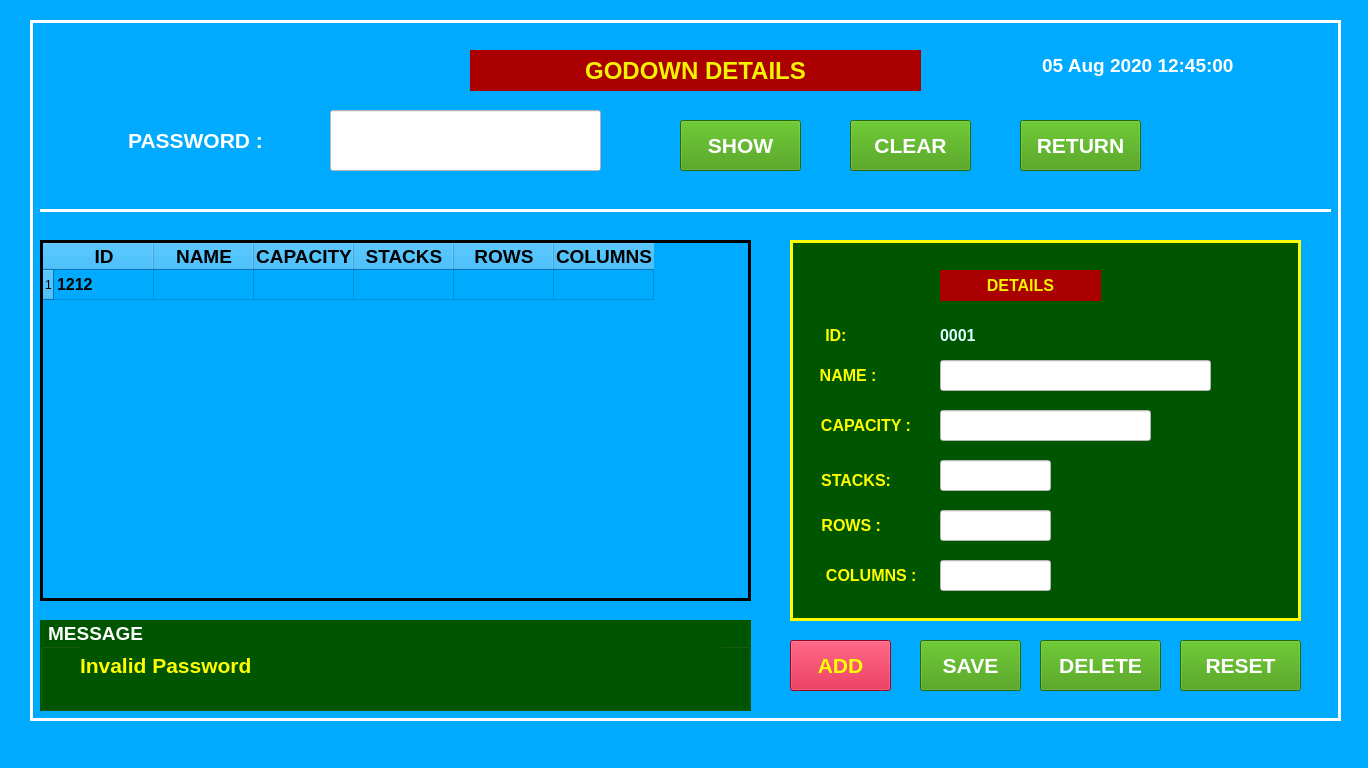
<?xml version="1.0" encoding="UTF-8"?>
<ui version="4.0">
 <class>MainWindow</class>
 <widget class="QMainWindow" name="MainWindow">
  <property name="geometry">
   <rect>
    <x>0</x>
    <y>0</y>
    <width>1368</width>
    <height>768</height>
   </rect>
  </property>
  <property name="baseSize">
   <size>
    <width>0</width>
    <height>0</height>
   </size>
  </property>
  <property name="windowTitle">
   <string>MainWindow</string>
  </property>
  <property name="styleSheet">
   <string notr="true">background-color: rgb(0, 170, 255);
border-color: rgb(255, 255, 255);</string>
  </property>
  <widget class="QWidget" name="centralwidget">
   <widget class="QFrame" name="frame">
    <property name="geometry">
     <rect>
      <x>30</x>
      <y>20</y>
      <width>1311</width>
      <height>701</height>
     </rect>
    </property>
    <property name="font">
     <font>
      <pointsize>10</pointsize>
     </font>
    </property>
    <property name="styleSheet">
     <string notr="true">background-color: rgb(0, 170, 255);
color: rgb(255, 255, 255);</string>
    </property>
    <property name="frameShape">
     <enum>QFrame::Box</enum>
    </property>
    <property name="frameShadow">
     <enum>QFrame::Plain</enum>
    </property>
    <property name="lineWidth">
     <number>3</number>
    </property>
    <widget class="QLabel" name="label_20">
     <property name="geometry">
      <rect>
       <x>980</x>
       <y>30</y>
       <width>261</width>
       <height>31</height>
      </rect>
     </property>
     <property name="font">
      <font>
       <family>MS Shell Dlg 2</family>
       <pointsize>14</pointsize>
       <weight>75</weight>
       <bold>true</bold>
       <underline>false</underline>
      </font>
     </property>
     <property name="styleSheet">
      <string notr="true">color: rgb(255, 255, 255);</string>
     </property>
     <property name="text">
      <string>05 Aug 2020 12:45:00 </string>
     </property>
     <property name="alignment">
      <set>Qt::AlignCenter</set>
     </property>
    </widget>
    <widget class="QPushButton" name="pushButton_9">
     <property name="geometry">
      <rect>
       <x>990</x>
       <y>100</y>
       <width>121</width>
       <height>51</height>
      </rect>
     </property>
     <property name="font">
      <font>
       <family>Arial</family>
       <pointsize>16</pointsize>
       <weight>75</weight>
       <bold>true</bold>
      </font>
     </property>
     <property name="styleSheet">
      <string notr="true">color: rgb(255, 255, 255);
background-color: rgb(58, 150, 4);</string>
     </property>
     <property name="text">
      <string>RETURN</string>
     </property>
    </widget>
    <widget class="QGroupBox" name="groupBox_7">
     <property name="geometry">
      <rect>
       <x>10</x>
       <y>600</y>
       <width>711</width>
       <height>91</height>
      </rect>
     </property>
     <property name="font">
      <font>
       <family>Arial</family>
       <pointsize>14</pointsize>
       <weight>75</weight>
       <bold>true</bold>
      </font>
     </property>
     <property name="styleSheet">
      <string notr="true">background-color: rgb(0, 85, 0);
color: rgb(255, 255, 255);</string>
     </property>
     <property name="title">
      <string> MESSAGE</string>
     </property>
     <widget class="QLabel" name="label_44">
      <property name="geometry">
       <rect>
        <x>40</x>
        <y>20</y>
        <width>641</width>
        <height>51</height>
       </rect>
      </property>
      <property name="font">
       <font>
        <pointsize>16</pointsize>
        <weight>75</weight>
        <bold>true</bold>
       </font>
      </property>
      <property name="styleSheet">
       <string notr="true">color: rgb(255, 255, 0);</string>
      </property>
      <property name="text">
       <string>Invalid Password</string>
      </property>
      <property name="alignment">
       <set>Qt::AlignLeading|Qt::AlignLeft|Qt::AlignVCenter</set>
      </property>
     </widget>
    </widget>
    <widget class="QLineEdit" name="lineEdit">
     <property name="geometry">
      <rect>
       <x>300</x>
       <y>90</y>
       <width>271</width>
       <height>61</height>
      </rect>
     </property>
     <property name="font">
      <font>
       <family>Arial</family>
       <pointsize>16</pointsize>
       <weight>75</weight>
       <bold>true</bold>
      </font>
     </property>
     <property name="styleSheet">
      <string notr="true">background-color: rgb(255, 255, 255);</string>
     </property>
     <property name="text">
      <string/>
     </property>
    </widget>
    <widget class="QLabel" name="label_2">
     <property name="geometry">
      <rect>
       <x>70</x>
       <y>90</y>
       <width>191</width>
       <height>61</height>
      </rect>
     </property>
     <property name="font">
      <font>
       <family>Arial</family>
       <pointsize>16</pointsize>
       <weight>75</weight>
       <bold>true</bold>
      </font>
     </property>
     <property name="text">
      <string>PASSWORD :</string>
     </property>
     <property name="alignment">
      <set>Qt::AlignCenter</set>
     </property>
    </widget>
    <widget class="QPushButton" name="pushButton_10">
     <property name="geometry">
      <rect>
       <x>650</x>
       <y>100</y>
       <width>121</width>
       <height>51</height>
      </rect>
     </property>
     <property name="font">
      <font>
       <family>Arial</family>
       <pointsize>16</pointsize>
       <weight>75</weight>
       <bold>true</bold>
      </font>
     </property>
     <property name="styleSheet">
      <string notr="true">color: rgb(255, 255, 255);
background-color: rgb(58, 150, 4);</string>
     </property>
     <property name="text">
      <string>SHOW</string>
     </property>
    </widget>
    <widget class="QPushButton" name="pushButton_11">
     <property name="geometry">
      <rect>
       <x>820</x>
       <y>100</y>
       <width>121</width>
       <height>51</height>
      </rect>
     </property>
     <property name="font">
      <font>
       <family>Arial</family>
       <pointsize>16</pointsize>
       <weight>75</weight>
       <bold>true</bold>
      </font>
     </property>
     <property name="styleSheet">
      <string notr="true">color: rgb(255, 255, 255);
background-color: rgb(58, 150, 4);</string>
     </property>
     <property name="text">
      <string>CLEAR</string>
     </property>
    </widget>
    <widget class="Line" name="line">
     <property name="geometry">
      <rect>
       <x>10</x>
       <y>180</y>
       <width>1291</width>
       <height>20</height>
      </rect>
     </property>
     <property name="frameShadow">
      <enum>QFrame::Plain</enum>
     </property>
     <property name="lineWidth">
      <number>3</number>
     </property>
     <property name="orientation">
      <enum>Qt::Horizontal</enum>
     </property>
    </widget>
    <widget class="QPushButton" name="pushButton_12">
     <property name="geometry">
      <rect>
       <x>760</x>
       <y>620</y>
       <width>101</width>
       <height>51</height>
      </rect>
     </property>
     <property name="font">
      <font>
       <family>Arial</family>
       <pointsize>16</pointsize>
       <weight>75</weight>
       <bold>true</bold>
      </font>
     </property>
     <property name="styleSheet">
      <string notr="true">background-color: rgb(209, 8, 45);
color: rgb(255, 255, 0);</string>
     </property>
     <property name="text">
      <string>ADD</string>
     </property>
    </widget>
    <widget class="QLabel" name="label_9">
     <property name="geometry">
      <rect>
       <x>440</x>
       <y>30</y>
       <width>451</width>
       <height>41</height>
      </rect>
     </property>
     <property name="font">
      <font>
       <family>Arial</family>
       <pointsize>18</pointsize>
       <weight>75</weight>
       <bold>true</bold>
      </font>
     </property>
     <property name="styleSheet">
      <string notr="true">color: rgb(244, 244, 0);
background-color: rgb(170, 0, 0);</string>
     </property>
     <property name="text">
      <string>GODOWN DETAILS</string>
     </property>
     <property name="alignment">
      <set>Qt::AlignCenter</set>
     </property>
    </widget>
    <widget class="QPushButton" name="pushButton_13">
     <property name="geometry">
      <rect>
       <x>890</x>
       <y>620</y>
       <width>101</width>
       <height>51</height>
      </rect>
     </property>
     <property name="font">
      <font>
       <family>Arial</family>
       <pointsize>16</pointsize>
       <weight>75</weight>
       <bold>true</bold>
      </font>
     </property>
     <property name="styleSheet">
      <string notr="true">color: rgb(255, 255, 255);
background-color: rgb(58, 150, 4);</string>
     </property>
     <property name="text">
      <string>SAVE</string>
     </property>
    </widget>
    <widget class="QFrame" name="frame_5">
     <property name="geometry">
      <rect>
       <x>760</x>
       <y>220</y>
       <width>511</width>
       <height>381</height>
      </rect>
     </property>
     <property name="styleSheet">
      <string notr="true">color: rgb(255, 255, 0);
background-color: rgb(0, 85, 0);</string>
     </property>
     <property name="frameShape">
      <enum>QFrame::Box</enum>
     </property>
     <property name="frameShadow">
      <enum>QFrame::Plain</enum>
     </property>
     <property name="lineWidth">
      <number>3</number>
     </property>
     <widget class="QLabel" name="label_7">
      <property name="geometry">
       <rect>
        <x>30</x>
        <y>80</y>
        <width>31</width>
        <height>31</height>
       </rect>
      </property>
      <property name="font">
       <font>
        <family>Arial</family>
        <pointsize>12</pointsize>
        <weight>75</weight>
        <bold>true</bold>
       </font>
      </property>
      <property name="styleSheet">
       <string notr="true">color: rgb(255, 255, 0);</string>
      </property>
      <property name="text">
       <string>ID: </string>
      </property>
      <property name="alignment">
       <set>Qt::AlignRight|Qt::AlignTrailing|Qt::AlignVCenter</set>
      </property>
     </widget>
     <widget class="QLabel" name="label_8">
      <property name="geometry">
       <rect>
        <x>20</x>
        <y>120</y>
        <width>71</width>
        <height>31</height>
       </rect>
      </property>
      <property name="font">
       <font>
        <family>Arial</family>
        <pointsize>12</pointsize>
        <weight>75</weight>
        <bold>true</bold>
       </font>
      </property>
      <property name="styleSheet">
       <string notr="true">color: rgb(255, 255, 0);</string>
      </property>
      <property name="text">
       <string>NAME : </string>
      </property>
      <property name="alignment">
       <set>Qt::AlignRight|Qt::AlignTrailing|Qt::AlignVCenter</set>
      </property>
     </widget>
     <widget class="QLabel" name="label_10">
      <property name="geometry">
       <rect>
        <x>30</x>
        <y>170</y>
        <width>91</width>
        <height>31</height>
       </rect>
      </property>
      <property name="font">
       <font>
        <family>Arial</family>
        <pointsize>12</pointsize>
        <weight>75</weight>
        <bold>true</bold>
       </font>
      </property>
      <property name="styleSheet">
       <string notr="true">color: rgb(255, 255, 0);</string>
      </property>
      <property name="text">
       <string>CAPACITY :</string>
      </property>
      <property name="alignment">
       <set>Qt::AlignRight|Qt::AlignTrailing|Qt::AlignVCenter</set>
      </property>
     </widget>
     <widget class="QLabel" name="label_12">
      <property name="geometry">
       <rect>
        <x>30</x>
        <y>270</y>
        <width>61</width>
        <height>31</height>
       </rect>
      </property>
      <property name="font">
       <font>
        <family>Arial</family>
        <pointsize>12</pointsize>
        <weight>75</weight>
        <bold>true</bold>
       </font>
      </property>
      <property name="styleSheet">
       <string notr="true">color: rgb(255, 255, 0);</string>
      </property>
      <property name="text">
       <string>ROWS :</string>
      </property>
      <property name="alignment">
       <set>Qt::AlignRight|Qt::AlignTrailing|Qt::AlignVCenter</set>
      </property>
     </widget>
     <widget class="QLabel" name="label_11">
      <property name="geometry">
       <rect>
        <x>30</x>
        <y>220</y>
        <width>71</width>
        <height>41</height>
       </rect>
      </property>
      <property name="font">
       <font>
        <family>Arial</family>
        <pointsize>12</pointsize>
        <weight>75</weight>
        <bold>true</bold>
       </font>
      </property>
      <property name="styleSheet">
       <string notr="true">color: rgb(255, 255, 0);</string>
      </property>
      <property name="text">
       <string>STACKS:</string>
      </property>
      <property name="alignment">
       <set>Qt::AlignRight|Qt::AlignTrailing|Qt::AlignVCenter</set>
      </property>
     </widget>
     <widget class="QLabel" name="label_13">
      <property name="geometry">
       <rect>
        <x>30</x>
        <y>320</y>
        <width>101</width>
        <height>31</height>
       </rect>
      </property>
      <property name="font">
       <font>
        <family>Arial</family>
        <pointsize>12</pointsize>
        <weight>75</weight>
        <bold>true</bold>
       </font>
      </property>
      <property name="styleSheet">
       <string notr="true">color: rgb(255, 255, 0);</string>
      </property>
      <property name="text">
       <string>COLUMNS : </string>
      </property>
      <property name="alignment">
       <set>Qt::AlignRight|Qt::AlignTrailing|Qt::AlignVCenter</set>
      </property>
     </widget>
     <widget class="QLineEdit" name="lineEdit_2">
      <property name="geometry">
       <rect>
        <x>150</x>
        <y>120</y>
        <width>271</width>
        <height>31</height>
       </rect>
      </property>
      <property name="font">
       <font>
        <family>Arial</family>
        <pointsize>12</pointsize>
        <weight>75</weight>
        <bold>true</bold>
       </font>
      </property>
      <property name="styleSheet">
       <string notr="true">background-color: rgb(255, 255, 255);
color: rgb(0, 0, 0);</string>
      </property>
      <property name="text">
       <string/>
      </property>
     </widget>
     <widget class="QLineEdit" name="lineEdit_3">
      <property name="geometry">
       <rect>
        <x>150</x>
        <y>170</y>
        <width>211</width>
        <height>31</height>
       </rect>
      </property>
      <property name="font">
       <font>
        <family>Arial</family>
        <pointsize>12</pointsize>
        <weight>75</weight>
        <bold>true</bold>
       </font>
      </property>
      <property name="styleSheet">
       <string notr="true">background-color: rgb(255, 255, 255);
color: rgb(0, 0, 0);</string>
      </property>
      <property name="text">
       <string/>
      </property>
     </widget>
     <widget class="QLineEdit" name="lineEdit_4">
      <property name="geometry">
       <rect>
        <x>150</x>
        <y>220</y>
        <width>111</width>
        <height>31</height>
       </rect>
      </property>
      <property name="font">
       <font>
        <family>Arial</family>
        <pointsize>12</pointsize>
        <weight>75</weight>
        <bold>true</bold>
       </font>
      </property>
      <property name="styleSheet">
       <string notr="true">background-color: rgb(255, 255, 255);
color: rgb(0, 0, 0);</string>
      </property>
      <property name="text">
       <string/>
      </property>
     </widget>
     <widget class="QLineEdit" name="lineEdit_5">
      <property name="geometry">
       <rect>
        <x>150</x>
        <y>270</y>
        <width>111</width>
        <height>31</height>
       </rect>
      </property>
      <property name="font">
       <font>
        <family>Arial</family>
        <pointsize>12</pointsize>
        <weight>75</weight>
        <bold>true</bold>
       </font>
      </property>
      <property name="styleSheet">
       <string notr="true">background-color: rgb(255, 255, 255);
color: rgb(0, 0, 0);</string>
      </property>
      <property name="text">
       <string/>
      </property>
     </widget>
     <widget class="QLineEdit" name="lineEdit_6">
      <property name="geometry">
       <rect>
        <x>150</x>
        <y>320</y>
        <width>111</width>
        <height>31</height>
       </rect>
      </property>
      <property name="font">
       <font>
        <family>Arial</family>
        <pointsize>12</pointsize>
        <weight>75</weight>
        <bold>true</bold>
       </font>
      </property>
      <property name="styleSheet">
       <string notr="true">background-color: rgb(255, 255, 255);
color: rgb(0, 0, 0);</string>
      </property>
      <property name="text">
       <string/>
      </property>
     </widget>
     <widget class="QLabel" name="label_14">
      <property name="geometry">
       <rect>
        <x>150</x>
        <y>80</y>
        <width>81</width>
        <height>31</height>
       </rect>
      </property>
      <property name="font">
       <font>
        <family>Arial</family>
        <pointsize>12</pointsize>
        <weight>75</weight>
        <bold>true</bold>
       </font>
      </property>
      <property name="styleSheet">
       <string notr="true">color: rgb(221, 253, 255);</string>
      </property>
      <property name="text">
       <string>0001</string>
      </property>
      <property name="alignment">
       <set>Qt::AlignLeading|Qt::AlignLeft|Qt::AlignVCenter</set>
      </property>
     </widget>
     <widget class="QLabel" name="label_15">
      <property name="geometry">
       <rect>
        <x>150</x>
        <y>30</y>
        <width>161</width>
        <height>31</height>
       </rect>
      </property>
      <property name="font">
       <font>
        <family>Arial</family>
        <pointsize>12</pointsize>
        <weight>75</weight>
        <bold>true</bold>
       </font>
      </property>
      <property name="styleSheet">
       <string notr="true">color: rgb(244, 244, 0);
background-color: rgb(170, 0, 0);</string>
      </property>
      <property name="text">
       <string>DETAILS</string>
      </property>
      <property name="alignment">
       <set>Qt::AlignCenter</set>
      </property>
     </widget>
    </widget>
    <widget class="QPushButton" name="pushButton_14">
     <property name="geometry">
      <rect>
       <x>1010</x>
       <y>620</y>
       <width>121</width>
       <height>51</height>
      </rect>
     </property>
     <property name="font">
      <font>
       <family>Arial</family>
       <pointsize>16</pointsize>
       <weight>75</weight>
       <bold>true</bold>
      </font>
     </property>
     <property name="styleSheet">
      <string notr="true">color: rgb(255, 255, 255);
background-color: rgb(58, 150, 4);</string>
     </property>
     <property name="text">
      <string>DELETE</string>
     </property>
    </widget>
    <widget class="QTableWidget" name="tableWidget">
     <property name="geometry">
      <rect>
       <x>10</x>
       <y>220</y>
       <width>711</width>
       <height>361</height>
      </rect>
     </property>
     <property name="font">
      <font>
       <family>Arial</family>
       <pointsize>16</pointsize>
      </font>
     </property>
     <property name="styleSheet">
      <string notr="true">color: rgb(0, 0, 0);</string>
     </property>
     <property name="frameShape">
      <enum>QFrame::Box</enum>
     </property>
     <property name="frameShadow">
      <enum>QFrame::Plain</enum>
     </property>
     <property name="lineWidth">
      <number>3</number>
     </property>
     <property name="gridStyle">
      <enum>Qt::SolidLine</enum>
     </property>
     <property name="sortingEnabled">
      <bool>true</bool>
     </property>
     <row>
      <property name="text">
       <string>1</string>
      </property>
     </row>
     <column>
      <property name="text">
       <string>ID</string>
      </property>
      <property name="font">
       <font>
        <family>Arial</family>
        <pointsize>14</pointsize>
        <weight>75</weight>
        <bold>true</bold>
       </font>
      </property>
      <property name="background">
       <color>
        <red>255</red>
        <green>255</green>
        <blue>255</blue>
       </color>
      </property>
     </column>
     <column>
      <property name="text">
       <string>NAME</string>
      </property>
      <property name="font">
       <font>
        <family>Arial</family>
        <pointsize>14</pointsize>
        <weight>75</weight>
        <bold>true</bold>
       </font>
      </property>
     </column>
     <column>
      <property name="text">
       <string>CAPACITY</string>
      </property>
      <property name="font">
       <font>
        <family>Arial</family>
        <pointsize>14</pointsize>
        <weight>75</weight>
        <bold>true</bold>
       </font>
      </property>
     </column>
     <column>
      <property name="text">
       <string>STACKS</string>
      </property>
      <property name="font">
       <font>
        <family>Arial</family>
        <pointsize>14</pointsize>
        <weight>75</weight>
        <bold>true</bold>
       </font>
      </property>
     </column>
     <column>
      <property name="text">
       <string>ROWS</string>
      </property>
      <property name="font">
       <font>
        <family>Arial</family>
        <pointsize>14</pointsize>
        <weight>75</weight>
        <bold>true</bold>
       </font>
      </property>
     </column>
     <column>
      <property name="text">
       <string>COLUMNS</string>
      </property>
      <property name="font">
       <font>
        <family>Arial</family>
        <pointsize>14</pointsize>
        <weight>75</weight>
        <bold>true</bold>
       </font>
      </property>
     </column>
     <item row="0" column="0">
      <property name="text">
       <string>1212</string>
      </property>
      <property name="font">
       <font>
        <family>Arial</family>
        <pointsize>12</pointsize>
        <weight>75</weight>
        <bold>true</bold>
       </font>
      </property>
     </item>
     <item row="0" column="1">
      <property name="text">
       <string/>
      </property>
      <property name="font">
       <font>
        <family>Arial</family>
        <pointsize>14</pointsize>
        <weight>75</weight>
        <bold>true</bold>
       </font>
      </property>
     </item>
    </widget>
    <widget class="QPushButton" name="pushButton_15">
     <property name="geometry">
      <rect>
       <x>1150</x>
       <y>620</y>
       <width>121</width>
       <height>51</height>
      </rect>
     </property>
     <property name="font">
      <font>
       <family>Arial</family>
       <pointsize>16</pointsize>
       <weight>75</weight>
       <bold>true</bold>
      </font>
     </property>
     <property name="styleSheet">
      <string notr="true">color: rgb(255, 255, 255);
background-color: rgb(58, 150, 4);</string>
     </property>
     <property name="text">
      <string>RESET</string>
     </property>
    </widget>
   </widget>
  </widget>
  <widget class="QMenuBar" name="menubar">
   <property name="geometry">
    <rect>
     <x>0</x>
     <y>0</y>
     <width>1368</width>
     <height>21</height>
    </rect>
   </property>
  </widget>
  <widget class="QStatusBar" name="statusbar"/>
 </widget>
 <resources/>
 <connections/>
</ui>
